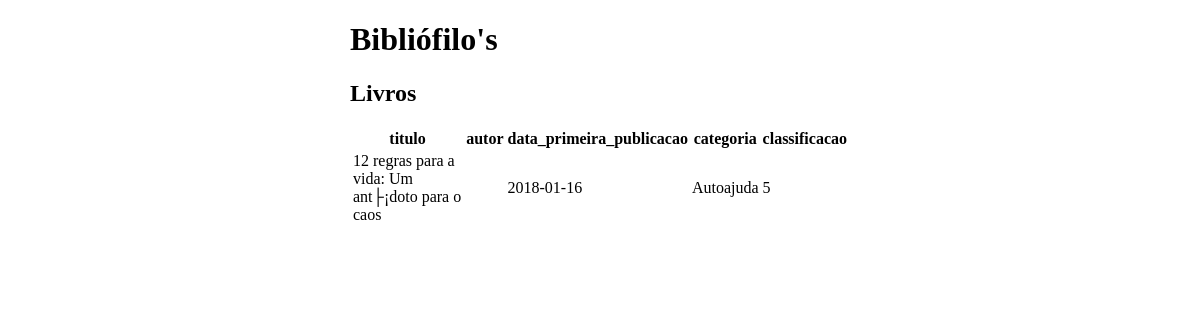
Before: /livros.php with the older database file.
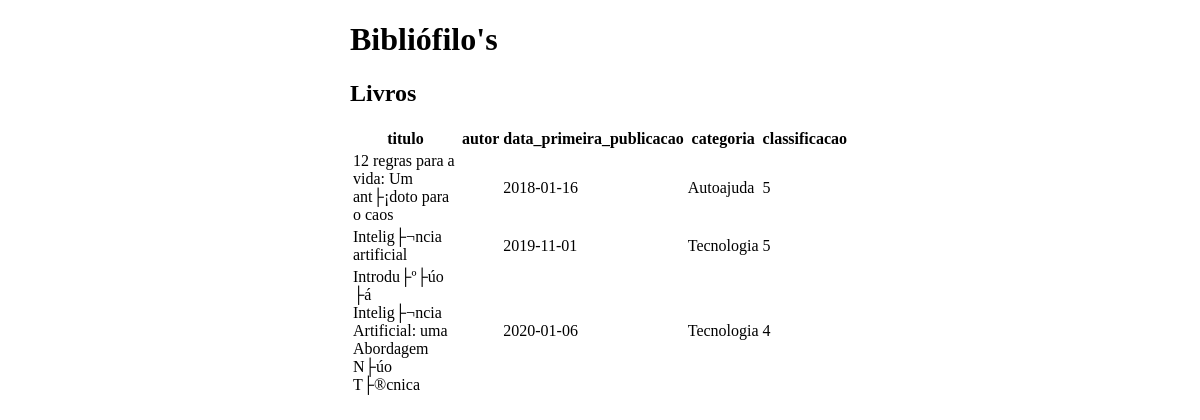
After: the same page with the newer database file.
### tables this page shows
CREATE TABLE `livros` (
  `titulo` varchar(100) NOT NULL,
  `data_primeira_publicacao` date DEFAULT NULL,
  `categoria` varchar(100) DEFAULT NULL,
  `classificacao` int DEFAULT NULL,
  `autor` varchar(100) DEFAULT NULL,
  PRIMARY KEY (`titulo`),
  KEY `autor_fk` (`autor`),
  CONSTRAINT `autor_fk` FOREIGN KEY (`autor`) REFERENCES `autores` (`nome`)
);

### public/livros.php (the view, shortened to what this page needs)
<!DOCTYPE html>
<head>
</head>
<html>
<body>
    <div class="content">
        <h1>Bibliófilo's</h1>
        <h2>Livros</h2>
        <?php
        $conexao = RetornaConexao();
        $titulo = 'titulo';
        $autor = 'autor';
        $data_primeira_publicacao = 'data_primeira_publicacao';
        $categoria = 'categoria';
        $classificacao = 'classificacao';
        $sql =
            'SELECT ' . $titulo .
            '     , ' . $autor .
            '     , ' . $data_primeira_publicacao .
            '     , ' . $categoria .
            '     , ' . $classificacao .
            '  FROM livros';
        $resultado = mysqli_query($conexao, $sql);
        $cabecalho =
            '<table>' .
            '    <tr>' .
            '        <th>' . $titulo . '</th>' .
            '        <th>' . $autor . '</th>' .
            '        <th>' . $data_primeira_publicacao . '</th>' .
            '        <th>' . $categoria . '</th>' .
            '        <th>' . $classificacao . '</th>' .
            '    </tr>';
        echo $cabecalho;
        if (mysqli_num_rows($resultado) > 0) {
            while ($registro = mysqli_fetch_assoc($resultado)) {
                echo '<tr>';
                echo '<td>' . $registro[$titulo] . '</td>' .
                    '<td>' . $registro[$autor] . '</td>' .
                    '<td>' . $registro[$data_primeira_publicacao] . '</td>' .
                    '<td>' . $registro[$categoria] . '</td>'.
                    '<td>' . $registro[$classificacao] . '</td>';
                echo '</tr>';
            }
            echo '</table>';
        } else {
            echo '';
        }
        ?>
    </div>
</body>
</html>

### public/livros.php (style rules this page uses)
.content { max-width: 500px; margin: auto; }

Changed rows visible on the page:
added livros: titulo "Intelig├¬ncia artificial", data_primeira_publicacao "2019-11-01", categoria "Tecnologia", classificacao "5"
added livros: titulo "Introdu├º├úo ├á Intelig├¬ncia Artificial: uma Abordagem N├úo T├®cnica", data_primeira_publicacao "2020-01-06", categoria "Tecnologia", classificacao "4"
